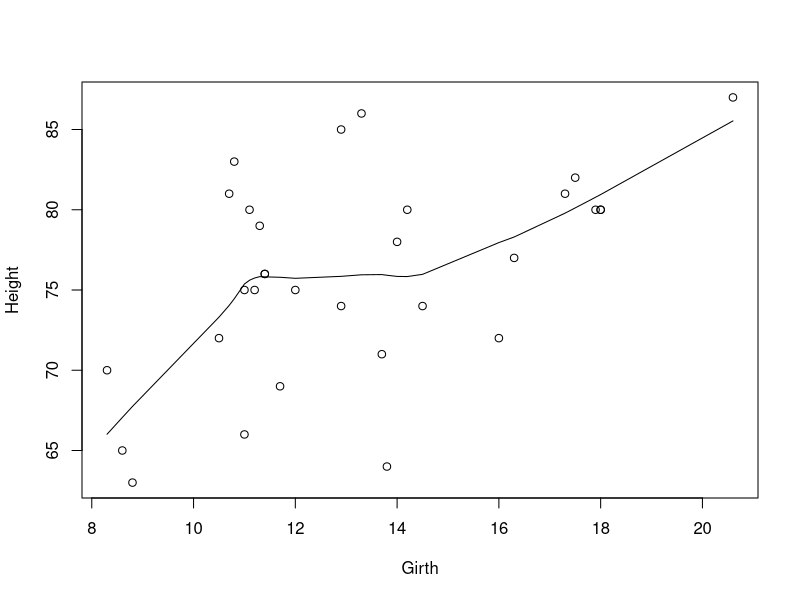

This figure's R source:
## ---- chunk 1
summary(trees)
## ---- chunk 2
plot(trees[,1], trees[,2], xlab = "Girth", ylab = "Height")
lines(stats::lowess(trees[,1], trees[,2]))
